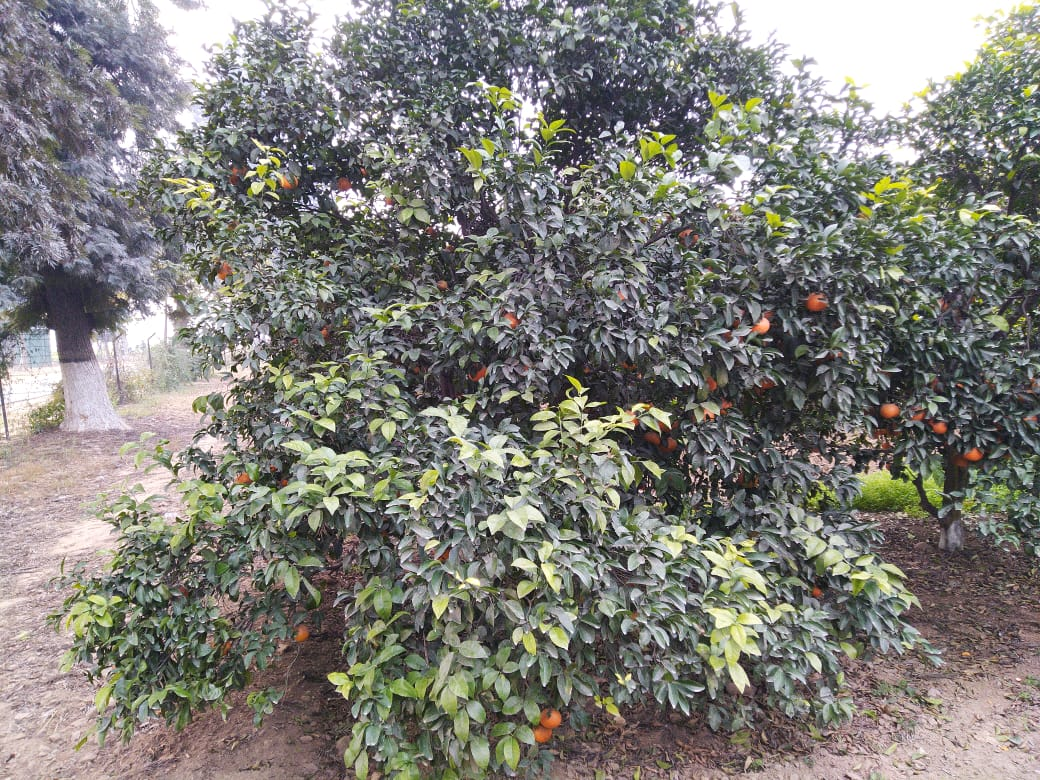
#> input picture FruitProject/special7/IMG-20190131-WA0025 (1).jpg, 1040 x 780 px, found by its file name
$ jupyter execute --allow-errors GreyBarGraph.ipynb   (shell and % lines are left out)
#> lines starting #> are read from the running program, lines starting #| are printed output that depends on the picture
<a href="https://colab.research.google.com/github/abhisheklomsh/Sabudh/blob/master/GreyBarGraph.ipynb" target="_parent"></a>

[cell 1]
# Load the Drive helper and mount
from google.colab import drive

# This will prompt for authorization.

import cv2
import numpy as np
import glob
import matplotlib.pyplot as plt
import imageio
from PIL import Image
import pandas as pd

[cell 2]
from google.colab import drive
drive.mount('/content/drive', force_remount=True)

[cell 3]
from skimage import io

[cell 4]
#!ls "/content/drive/My Drive/ImagesAndCode_ImageScrape/special7"


#np_im = imageio.imread("/content/drive/My Drive/ImagesAndCode_ImageScrape/special7/IMG-20190131-WA0025 (1).jpg", as_gray=True)

[cell 5]
from skimage import color
from skimage import io

np_im = color.rgb2gray(io.imread('/content/drive/My Drive/ImagesAndCode_ImageScrape/special7/IMG-20190131-WA0025 (1).jpg'))
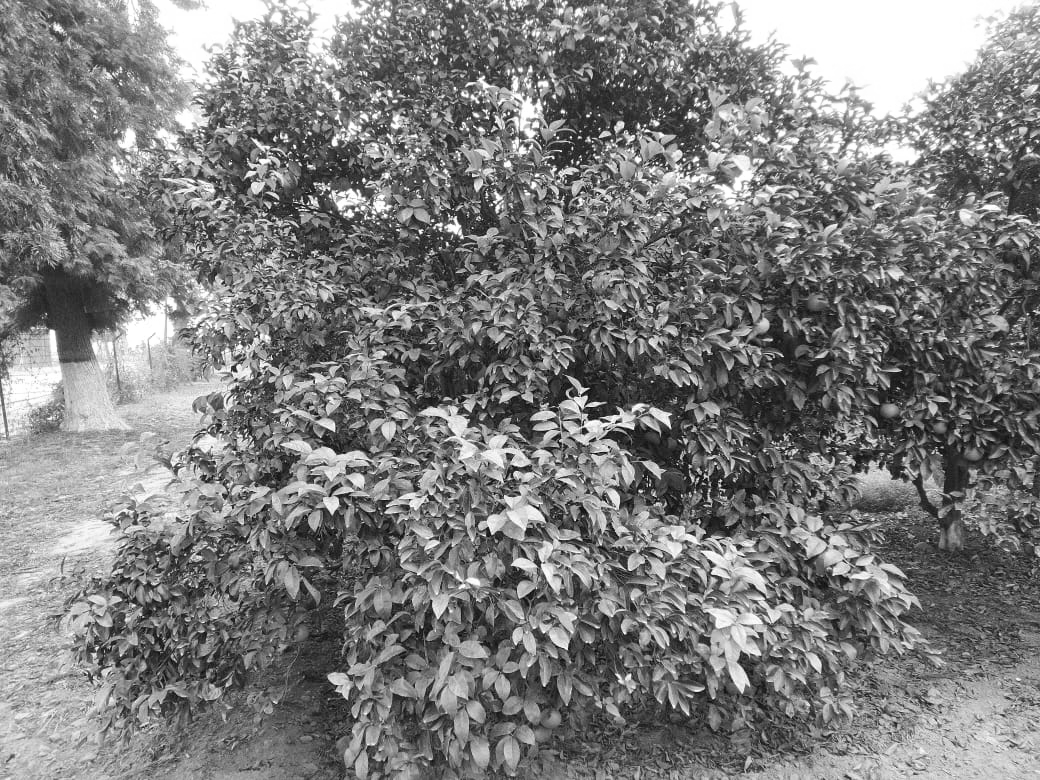
#> np_im: shape (780, 1040) float64; min 0.000833, max 1, mean 0.494

[cell 6]
np_im.shape
#> Out = (780, 1040)

[cell 7]
#np_im=np_im.tolist()

[cell 8]
data = []
for i in range(780):
    for j in range(1040):
        data.append(np_im[i][j])
#> after the loop, data = 811200 items

[cell 9]
data = pd.DataFrame(data)
#> data = table of 811200 rows and 1 columns

[cell 10]
data.shape
#> Out = (811200, 1)

[cell 11]
from PIL import Image

[cell 12]
data=np.array(data)

#> (a cell that did not finish here is left out)

#> (a cell that did not finish here is left out)

#> (a cell that did not finish here is left out)

#> (a cell that did not finish here is left out)

[cell 17]
import cv2
import numpy as np
import glob
import matplotlib.pyplot as plt
import imageio
from PIL import Image
import pandas as pd


list=(glob.glob("*.jpg"))
counter=0


from skimage import io


np_im = io.imread("/content/drive/My Drive/ImagesAndCode_ImageScrape/special7/IMG-20190131-WA0025 (1).jpg", as_gray=True)


print(np_im.shape)
#| (780, 1040)

$ run again, with FruitProject/special7/IMG-20190131-WA0028 (1).jpg copied over FruitProject/special7/IMG-20190131-WA0025 (1).jpg
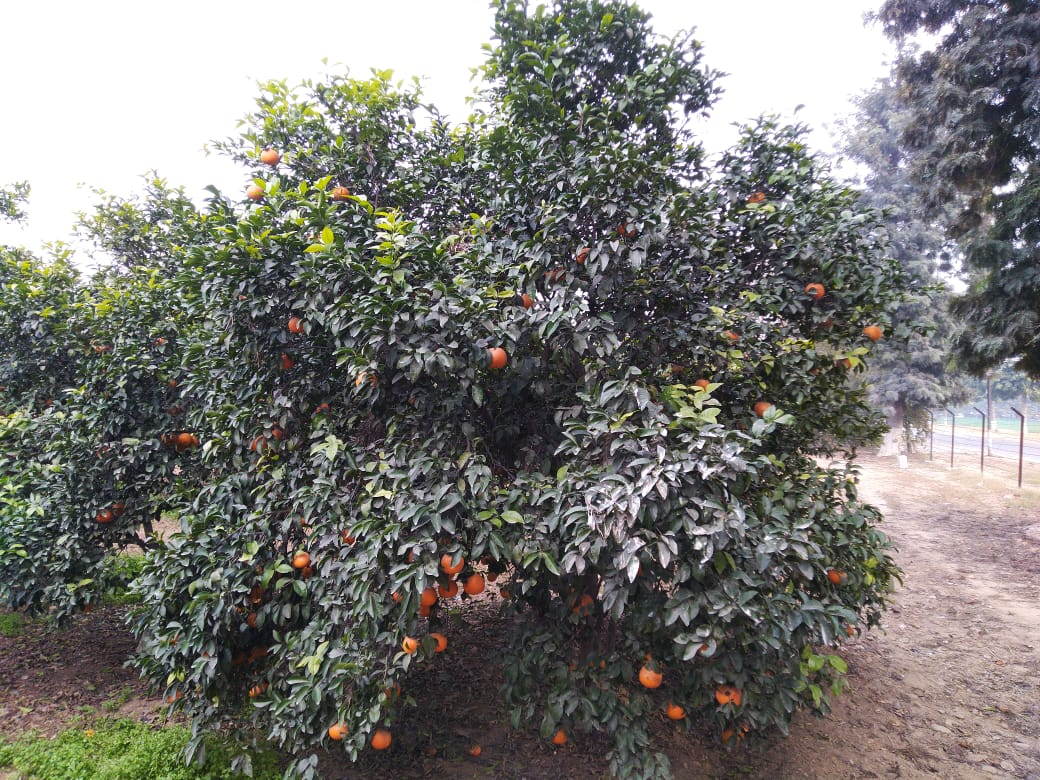
#> input picture FruitProject/special7/IMG-20190131-WA0028 (1).jpg, 1040 x 780 px, found by its file name
#> `np_im = color.rgb2gray(io.imread('/content/drive/My Drive/ImagesAndCod..`:
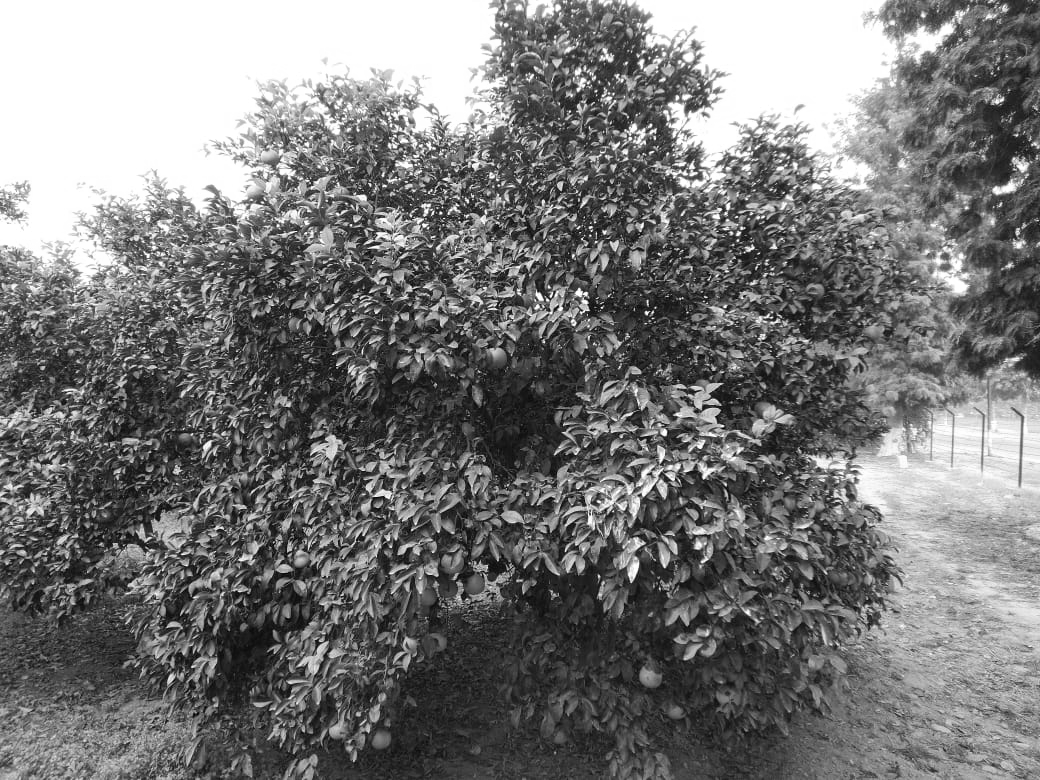
#> np_im: shape (780, 1040) float64; min 0, max 1, mean 0.473
#> after the loop `for i in range(780):`: data = 811200 items
#> `data = pd.DataFrame(data)`: data = table of 811200 rows and 1 columns
#| (780, 1040)

$ run again, with FruitProject/special7/IMG-20190131-WA0030 (1).jpg copied over FruitProject/special7/IMG-20190131-WA0025 (1).jpg
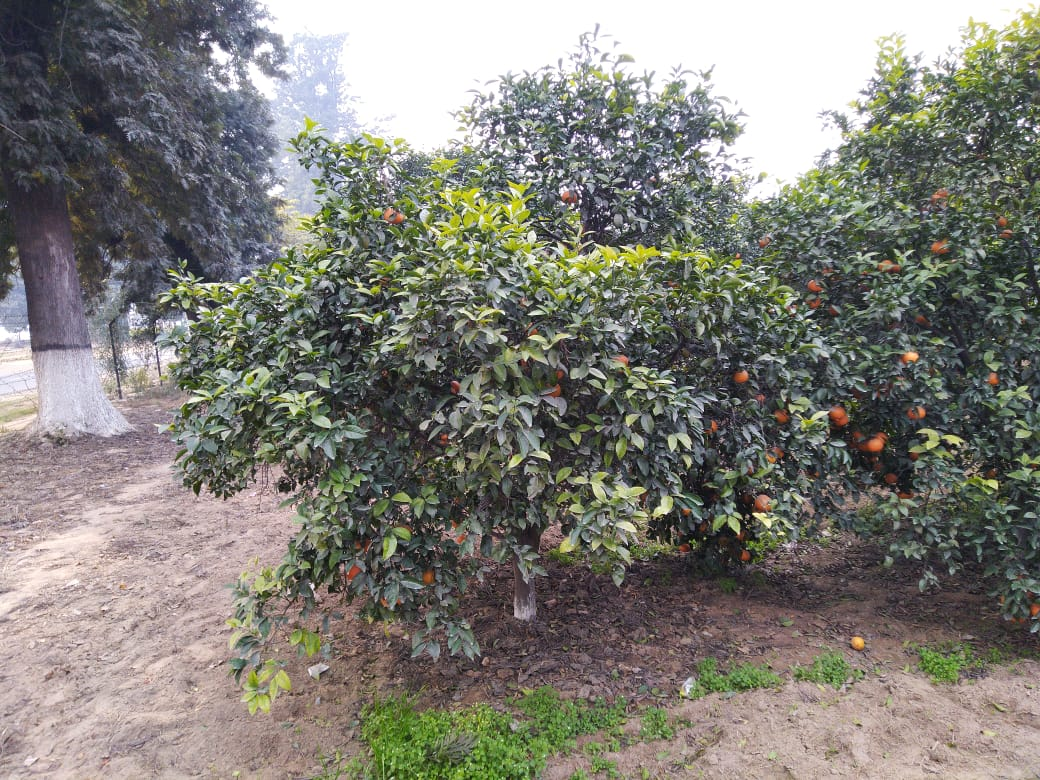
#> input picture FruitProject/special7/IMG-20190131-WA0030 (1).jpg, 1040 x 780 px, found by its file name
#> `np_im = color.rgb2gray(io.imread('/content/drive/My Drive/ImagesAndCod..`:
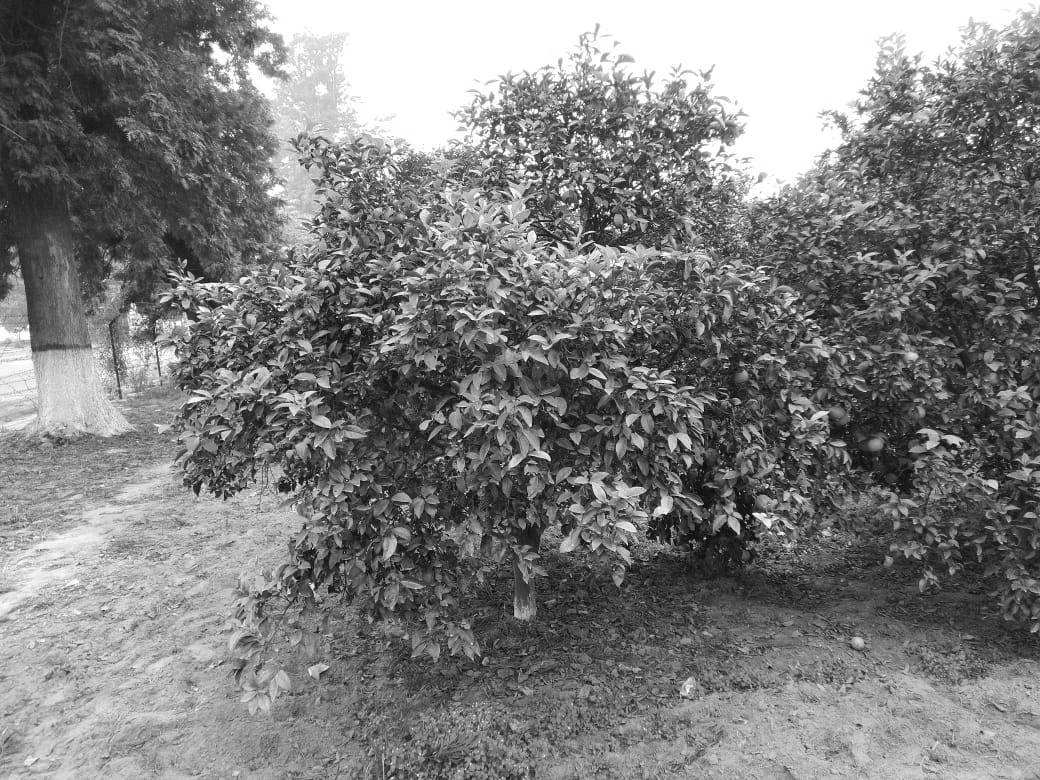
#> np_im: shape (780, 1040) float64; min 0.000565, max 1, mean 0.497
#> after the loop `for i in range(780):`: data = 811200 items
#> `data = pd.DataFrame(data)`: data = table of 811200 rows and 1 columns
#| (780, 1040)

$ run again, with FruitProject/special7/IMG-20190131-WA0032 (1).jpg copied over FruitProject/special7/IMG-20190131-WA0025 (1).jpg
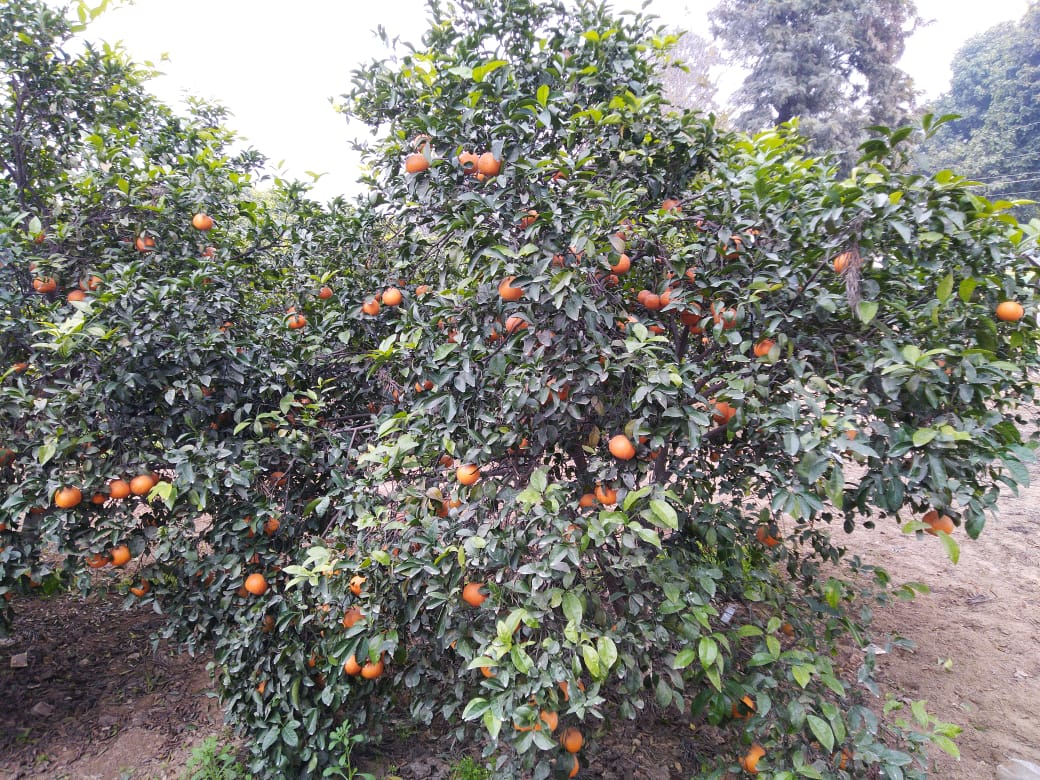
#> input picture FruitProject/special7/IMG-20190131-WA0032 (1).jpg, 1040 x 780 px, found by its file name
#> `np_im = color.rgb2gray(io.imread('/content/drive/My Drive/ImagesAndCod..`:
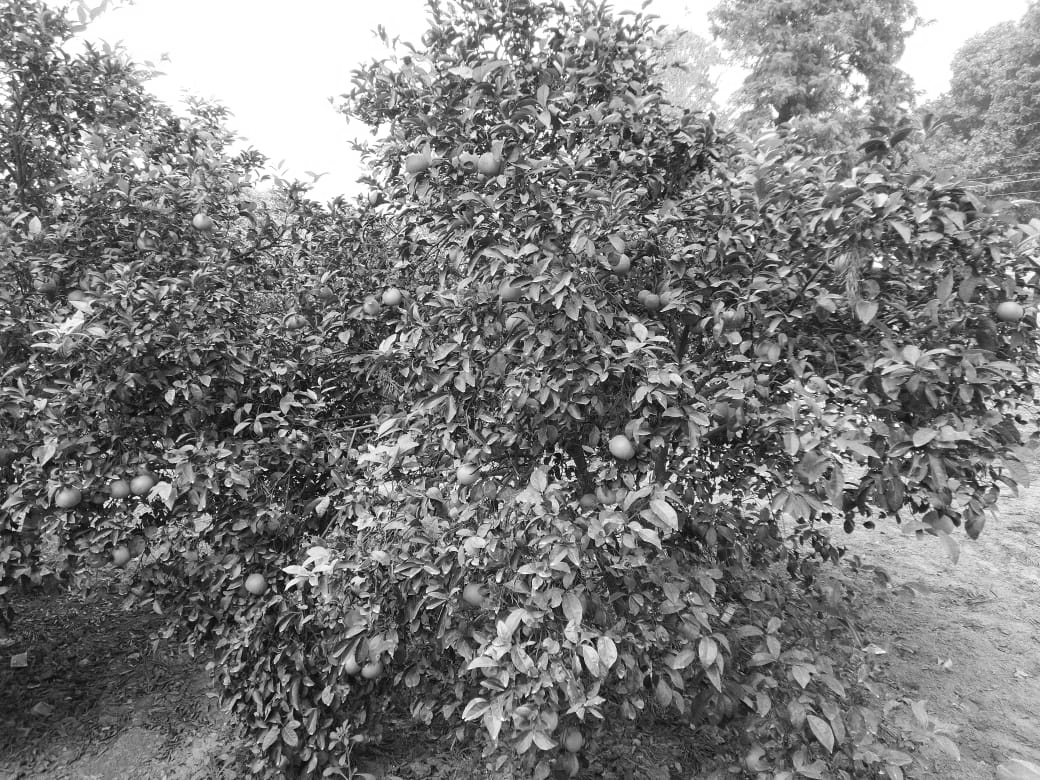
#> np_im: shape (780, 1040) float64; min 0.000565, max 1, mean 0.491
#> after the loop `for i in range(780):`: data = 811200 items
#> `data = pd.DataFrame(data)`: data = table of 811200 rows and 1 columns
#| (780, 1040)
